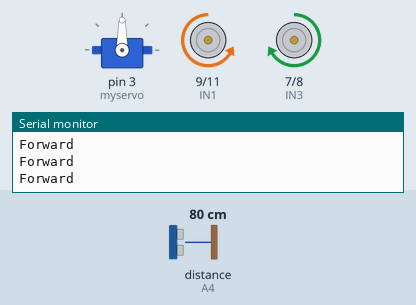
The sketch below on a simulated Arduino Uno, built with avr-gcc and run on an emulated ATmega328P. Parts: servo, motor-driver pin pairs drawn as motors (green arrow = first pin HIGH = forward, orange = second pin HIGH = backward, longer = more drive, scaled by the enable pin), the last lines printed to the serial monitor. Wiring (inferred from the names in the program): ultrasonic range finder: trigger A5; echo A4. Inputs (shaded band) come from the test bench; at power-on: distance to the obstacle (sensor on A4) 80 cm. The echo pulse lasts 58.3 µs per cm.

Above: at 1.8 s.
1.9 s: distance to the obstacle (sensor on A4) set to 24 cm
3.4 s: distance to the obstacle (sensor on A4) set to 20 cm
At 4.4 s:
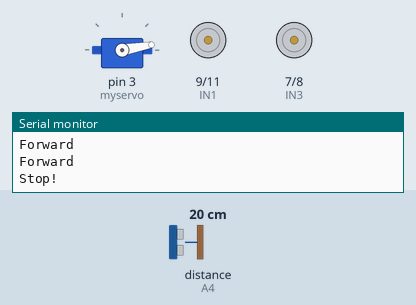
6.5 s: distance to the obstacle (sensor on A4) set to 2 cm
At 9.4 s:
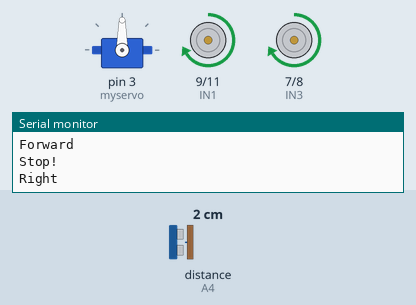
9.6 s: distance to the obstacle (sensor on A4) set to 35 cm
At 11.2 s:
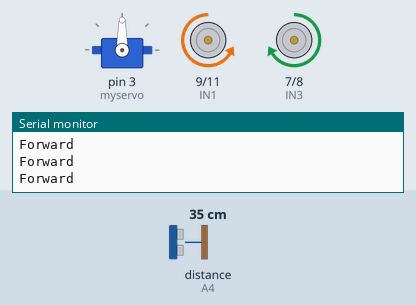
Timing chart, 0 to 12.3 s (numbered marks = the images above; inputs shaded):
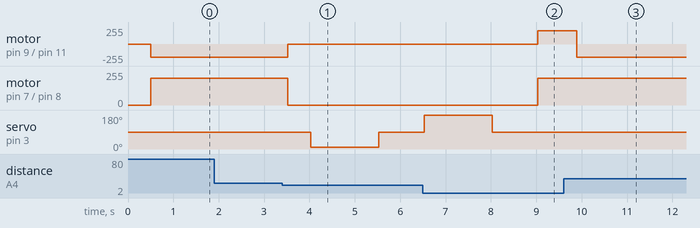

Measured:
- the behaviour switches between 22 and 21 cm on distance to the obstacle (sensor on A4) (found by bisection; images 0 and 1)
- after the input at 3.4 s, motor on pin 9 (IN1) / pin 11 (IN2): backward 200/255 → stopped after 0.12 s; motor on pin 7 (IN3) / pin 8 (IN4): forward 200/255 → stopped after 0.12 s; servo on pin 3 (myservo): 90° → 10° after 0.62 s, → 90° 1.5 s later
- after the input at 6.5 s, motor on pin 7 (IN3) / pin 8 (IN4): stopped → forward 200/255 after 2.5 s
- after the input at 9.6 s, motor on pin 9 (IN1) / pin 11 (IN2): forward 200/255 → backward 200/255 after 0.29 s; motor on pin 7 (IN3) / pin 8 (IN4): stays forward 200/255 (without the input it goes to stopped after 0.29 s); servo on pin 3 (myservo): stays 90° (without the input it goes to 10° after 0.79 s)

The sketch:

Obstacle_Avoidance_Car.ino
```cpp
//www.elegoo.com

#include <Servo.h>  //servo library
Servo myservo;      // create servo object to control servo

int Echo = A4;
int Trig = A5;

#define ENB 6
#define IN1 9
#define IN2 11
#define IN3 7
#define IN4 8
#define ENA 5
#define carSpeed 200
int rightDistance = 0, leftDistance = 0, middleDistance = 0;

void forward(){
  analogWrite(ENA, carSpeed);
  analogWrite(ENB, carSpeed);
  digitalWrite(IN1, LOW);
  digitalWrite(IN2, HIGH);
  digitalWrite(IN3, HIGH);
  digitalWrite(IN4, LOW);
  Serial.println("Forward");
}

void back() {
  analogWrite(ENA, carSpeed);
  analogWrite(ENB, carSpeed);
  digitalWrite(IN1, HIGH);
  digitalWrite(IN2, LOW);
  digitalWrite(IN3, LOW);
  digitalWrite(IN4, HIGH);
  Serial.println("Back");
}

void left() {
  analogWrite(ENA, carSpeed);
  analogWrite(ENB, carSpeed);
  digitalWrite(IN1, LOW);
  digitalWrite(IN2, HIGH);
  digitalWrite(IN3, LOW);
  digitalWrite(IN4, HIGH);
  Serial.println("Left");
}

void right() {
  analogWrite(ENA, carSpeed);
  analogWrite(ENB, carSpeed);
  digitalWrite(IN1, HIGH);
  digitalWrite(IN2, LOW);
  digitalWrite(IN3, HIGH);
  digitalWrite(IN4, LOW);
  Serial.println("Right");
}

void stop() {
  digitalWrite(ENA, LOW);
  digitalWrite(ENB, LOW);
  Serial.println("Stop!");
}

//Ultrasonic distance measurement Sub function
int getDistance() {
    digitalWrite(Trig, LOW);
    delayMicroseconds(2);
    digitalWrite(Trig, HIGH);
    delayMicroseconds(10);
    digitalWrite(Trig, LOW);
    return (int)pulseIn(Echo, HIGH) / 58;
}

void setup() {
  myservo.attach(3);  // attach servo on pin 3 to servo object
  Serial.begin(9600);
  pinMode(Echo, INPUT);
  pinMode(Trig, OUTPUT);
  pinMode(IN1, OUTPUT);
  pinMode(IN2, OUTPUT);
  pinMode(IN3, OUTPUT);
  pinMode(IN4, OUTPUT);
  pinMode(ENA, OUTPUT);
  pinMode(ENB, OUTPUT);
  stop();
}

void loop() {
    myservo.write(90);  //setservo position according to scaled value
    delay(500);
    middleDistance = getDistance();

    if(middleDistance <= 20) {
      stop();
      delay(500);
      myservo.write(10);
      delay(1000);
      rightDistance = getDistance();

      delay(500);
      myservo.write(90);
      delay(1000);
      myservo.write(180);
      delay(1000);
      leftDistance = getDistance();

      delay(500);
      myservo.write(90);
      delay(1000);
      if(rightDistance > leftDistance) {
        right();
        delay(360);
      }
      else if(rightDistance < leftDistance) {
        left();
        delay(360);
      }
      else if((rightDistance <= 20) || (leftDistance <= 20)) {
        back();
        delay(180);
      }
      else {
        forward();
      }
    }
    else {
        forward();
    }
}
```
